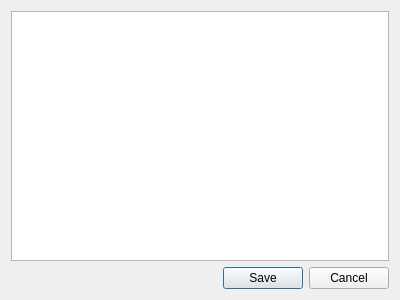
<?xml version="1.0" encoding="UTF-8"?>
<ui version="4.0">
 <class>ScanWindow</class>
 <widget class="QDialog" name="ScanWindow">
  <property name="geometry">
   <rect>
    <x>0</x>
    <y>0</y>
    <width>400</width>
    <height>300</height>
   </rect>
  </property>
  <property name="windowTitle">
   <string>Scan Lights</string>
  </property>
  <layout class="QGridLayout" name="gridLayout">
   <item row="0" column="0">
    <layout class="QVBoxLayout" name="verticalLayout">
     <item>
      <widget class="QListView" name="scanListView">
       <property name="editTriggers">
        <set>QAbstractItemView::NoEditTriggers</set>
       </property>
      </widget>
     </item>
    </layout>
   </item>
   <item row="2" column="0">
    <widget class="QDialogButtonBox" name="buttonBox">
     <property name="orientation">
      <enum>Qt::Horizontal</enum>
     </property>
     <property name="standardButtons">
      <set>QDialogButtonBox::Cancel|QDialogButtonBox::Save</set>
     </property>
    </widget>
   </item>
  </layout>
 </widget>
 <resources/>
 <connections>
  <connection>
   <sender>buttonBox</sender>
   <signal>accepted()</signal>
   <receiver>ScanWindow</receiver>
   <slot>accept()</slot>
   <hints>
    <hint type="sourcelabel">
     <x>248</x>
     <y>254</y>
    </hint>
    <hint type="destinationlabel">
     <x>157</x>
     <y>274</y>
    </hint>
   </hints>
  </connection>
  <connection>
   <sender>buttonBox</sender>
   <signal>rejected()</signal>
   <receiver>ScanWindow</receiver>
   <slot>reject()</slot>
   <hints>
    <hint type="sourcelabel">
     <x>316</x>
     <y>260</y>
    </hint>
    <hint type="destinationlabel">
     <x>286</x>
     <y>274</y>
    </hint>
   </hints>
  </connection>
 </connections>
 <slots>
  <slot>startScan()</slot>
 </slots>
</ui>
